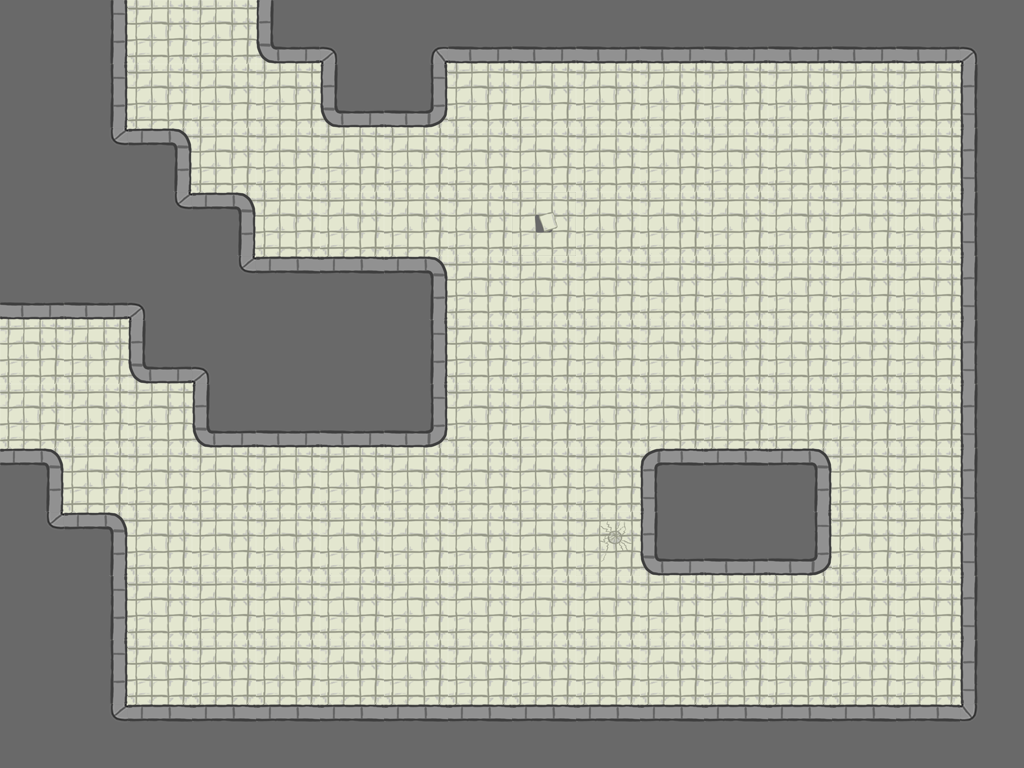

This is a level from a 2D game, rendered from its Tiled map with the project's own tilesets. A one-line summary and the complete map file follow:
An orthogonal 16x12 tile map with 64x64 px tiles, 1 tile layer (Tiles) and 5 objects (2x Door, TurretTrack, Ambient, Loot).

<map version="1.0" orientation="orthogonal" width="16" height="12" tilewidth="64" tileheight="64">
 <tileset firstgid="1" name="tileset" tilewidth="64" tileheight="64">
  <image source="../TileSets/tileset.png" width="384" height="192" />
  <tile id="0">
   <properties>
    <property name="walkCost" value="100" />
   </properties>
  </tile>
  <tile id="1">
   <properties>
    <property name="walkCost" value="100" />
   </properties>
  </tile>
  <tile id="6">
   <properties>
    <property name="walkCost" value="100" />
   </properties>
  </tile>
 </tileset>
 <layer name="Tiles" width="16" height="12">
  <data>
   <tile gid="8" />
   <tile gid="5" />
   <tile gid="1" />
   <tile gid="1" />
   <tile gid="11" />
   <tile gid="16" />
   <tile gid="17" />
   <tile gid="4" />
   <tile gid="4" />
   <tile gid="4" />
   <tile gid="4" />
   <tile gid="4" />
   <tile gid="4" />
   <tile gid="4" />
   <tile gid="4" />
   <tile gid="16" />
   <tile gid="8" />
   <tile gid="5" />
   <tile gid="1" />
   <tile gid="1" />
   <tile gid="1" />
   <tile gid="11" />
   <tile gid="9" />
   <tile gid="1" />
   <tile gid="1" />
   <tile gid="1" />
   <tile gid="1" />
   <tile gid="1" />
   <tile gid="1" />
   <tile gid="1" />
   <tile gid="1" />
   <tile gid="6" />
   <tile gid="8" />
   <tile gid="18" />
   <tile gid="12" />
   <tile gid="1" />
   <tile gid="1" />
   <tile gid="1" />
   <tile gid="1" />
   <tile gid="1" />
   <tile gid="1" />
   <tile gid="1" />
   <tile gid="1" />
   <tile gid="1" />
   <tile gid="1" />
   <tile gid="1" />
   <tile gid="1" />
   <tile gid="6" />
   <tile gid="8" />
   <tile gid="8" />
   <tile gid="18" />
   <tile gid="12" />
   <tile gid="1" />
   <tile gid="1" />
   <tile gid="1" />
   <tile gid="1" />
   <tile gid="7" />
   <tile gid="1" />
   <tile gid="1" />
   <tile gid="1" />
   <tile gid="1" />
   <tile gid="1" />
   <tile gid="1" />
   <tile gid="6" />
   <tile gid="4" />
   <tile gid="4" />
   <tile gid="16" />
   <tile gid="18" />
   <tile gid="3" />
   <tile gid="3" />
   <tile gid="12" />
   <tile gid="1" />
   <tile gid="1" />
   <tile gid="1" />
   <tile gid="1" />
   <tile gid="1" />
   <tile gid="1" />
   <tile gid="1" />
   <tile gid="1" />
   <tile gid="6" />
   <tile gid="1" />
   <tile gid="1" />
   <tile gid="11" />
   <tile gid="16" />
   <tile gid="8" />
   <tile gid="8" />
   <tile gid="5" />
   <tile gid="1" />
   <tile gid="1" />
   <tile gid="1" />
   <tile gid="1" />
   <tile gid="1" />
   <tile gid="1" />
   <tile gid="1" />
   <tile gid="1" />
   <tile gid="6" />
   <tile gid="1" />
   <tile gid="1" />
   <tile gid="1" />
   <tile gid="11" />
   <tile gid="4" />
   <tile gid="4" />
   <tile gid="9" />
   <tile gid="1" />
   <tile gid="1" />
   <tile gid="1" />
   <tile gid="1" />
   <tile gid="1" />
   <tile gid="1" />
   <tile gid="1" />
   <tile gid="1" />
   <tile gid="6" />
   <tile gid="12" />
   <tile gid="1" />
   <tile gid="1" />
   <tile gid="1" />
   <tile gid="1" />
   <tile gid="1" />
   <tile gid="1" />
   <tile gid="1" />
   <tile gid="1" />
   <tile gid="1" />
   <tile gid="10" />
   <tile gid="3" />
   <tile gid="12" />
   <tile gid="1" />
   <tile gid="1" />
   <tile gid="6" />
   <tile gid="18" />
   <tile gid="12" />
   <tile gid="1" />
   <tile gid="1" />
   <tile gid="1" />
   <tile gid="1" />
   <tile gid="1" />
   <tile gid="1" />
   <tile gid="1" />
   <tile gid="2" />
   <tile gid="11" />
   <tile gid="4" />
   <tile gid="9" />
   <tile gid="1" />
   <tile gid="1" />
   <tile gid="6" />
   <tile gid="8" />
   <tile gid="5" />
   <tile gid="1" />
   <tile gid="1" />
   <tile gid="1" />
   <tile gid="1" />
   <tile gid="1" />
   <tile gid="1" />
   <tile gid="1" />
   <tile gid="1" />
   <tile gid="1" />
   <tile gid="1" />
   <tile gid="1" />
   <tile gid="1" />
   <tile gid="1" />
   <tile gid="6" />
   <tile gid="8" />
   <tile gid="5" />
   <tile gid="1" />
   <tile gid="1" />
   <tile gid="1" />
   <tile gid="1" />
   <tile gid="1" />
   <tile gid="1" />
   <tile gid="1" />
   <tile gid="1" />
   <tile gid="1" />
   <tile gid="1" />
   <tile gid="1" />
   <tile gid="1" />
   <tile gid="1" />
   <tile gid="6" />
   <tile gid="8" />
   <tile gid="18" />
   <tile gid="3" />
   <tile gid="3" />
   <tile gid="3" />
   <tile gid="3" />
   <tile gid="3" />
   <tile gid="3" />
   <tile gid="3" />
   <tile gid="3" />
   <tile gid="3" />
   <tile gid="3" />
   <tile gid="3" />
   <tile gid="3" />
   <tile gid="3" />
   <tile gid="15" />
  </data>
 </layer>
 <objectgroup name="Objects" width="16" height="12">
  <object name="DoorYellow" type="Door" x="5" y="356" width="64" height="64">
   <properties>
    <property name="direction" value="left" />
    <property name="locked" value="0" />
   </properties>
  </object>
  <object name="TurretTrack" type="TurretTrack" x="705" y="107" width="64" height="64">
   <properties>
    <property name="projectileType" value="3" />
    <property name="rateOfFire" value="5" />
    <property name="rateOfRotation" value="0.5" />
    <property name="timeFiring" value="0" />
    <property name="timeIdle" value="0" />
   </properties>
  </object>
  <object name="Puddle" type="Ambient" x="579" y="320" width="64" height="64">
   <properties>
    <property name="imageName" value="puddle" />
    <property name="width" value="64" />
   </properties>
  </object>
  <object name="DoorYellow" type="Door" x="156" y="-3" width="64" height="64">
   <properties>
    <property name="direction" value="up" />
    <property name="locked" value="0" />
   </properties>
  </object>
  <object name="Loot" type="Loot" x="799" y="617" width="83" height="78" />
 </objectgroup>
</map>
